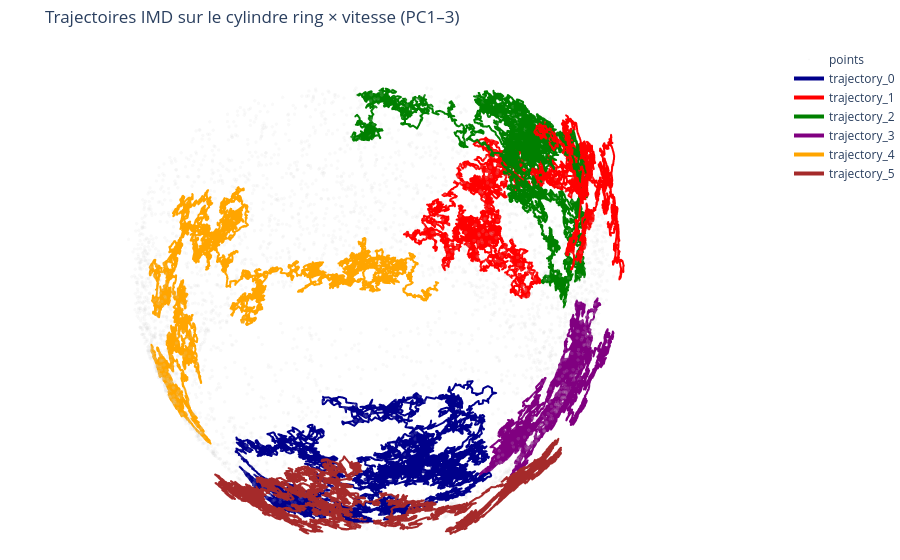

Notebook code for this chart:
### Markdown cell above
## 6. IMD trajectories

Same as the tutorial: interpolation of $b$ and $\Gamma$ from the 20 closest observations, then Euler–Maruyama, without re-projection onto the point cloud. Six starts chosen at random.

IMD time is in arbitrary units (set by distances in PCA space); it is not the time of the task in seconds.

### Code cell
N_PATHS, N_STEPS, DT = 6, 10000, 1e-3
lookup = make_coefficient_lookup(X, b, Gamma, k=20)
starts = X[np.random.default_rng(1).choice(len(X), N_PATHS, replace=False)]
paths = euler_maruyama(starts, lookup, dt=DT, n_steps=N_STEPS, seed=7)

off_cloud = tree.query(paths.reshape(-1, N_PCS))[0]
spacing = np.median(tree.query(X, k=2)[0][:, 1])
print(f"chemins: {paths.shape}; horizon = {N_STEPS * DT:g}")
print(f"distance au nuage : moyenne {off_cloud.mean():.3f}, max {off_cloud.max():.3f} "
      f"(espacement typique entre points : {spacing:.3f})")

fig = plot_diffusion_3D(X, trajectories=list(paths),
                        marker_style=dict(size=2, color="lightgray", opacity=0.25),
                        show_scene=False)
fig.update_layout(title="Trajectoires IMD sur le cylindre ring × vitesse (PC1–3)", margin=dict(t=45))
fig.show()

### Figure 1 — Plotly figure (JSON) as saved in the notebook; plotly's stock layout.template omitted (floating-point values rounded to 4 significant figures; data arrays with more than 128 entries replaced by an {"elided": "..."} marker saying what was removed)
{"data": [{"marker": {"color": "lightgray", "opacity": 0.25, "size": 2}, "mode": "markers", "name": "points", "opacity": 0.6, "type": "scatter3d", "x": {"elided": "4000 float values"}, "y": {"elided": "4000 float values"}, "z": {"elided": "4000 float values"}}, {"line": {"color": "darkblue", "width": 4}, "marker": {"color": "darkblue", "size": 1}, "mode": "lines+markers", "name": "trajectory_0", "type": "scatter3d", "x": {"elided": "10001 float values"}, "y": {"elided": "10001 float values"}, "z": {"elided": "10001 float values"}}, {"line": {"color": "red", "width": 4}, "marker": {"color": "red", "size": 1}, "mode": "lines+markers", "name": "trajectory_1", "type": "scatter3d", "x": {"elided": "10001 float values"}, "y": {"elided": "10001 float values"}, "z": {"elided": "10001 float values"}}, {"line": {"color": "green", "width": 4}, "marker": {"color": "green", "size": 1}, "mode": "lines+markers", "name": "trajectory_2", "type": "scatter3d", "x": {"elided": "10001 float values"}, "y": {"elided": "10001 float values"}, "z": {"elided": "10001 float values"}}, {"line": {"color": "purple", "width": 4}, "marker": {"color": "purple", "size": 1}, "mode": "lines+markers", "name": "trajectory_3", "type": "scatter3d", "x": {"elided": "10001 float values"}, "y": {"elided": "10001 float values"}, "z": {"elided": "10001 float values"}}, {"line": {"color": "orange", "width": 4}, "marker": {"color": "orange", "size": 1}, "mode": "lines+markers", "name": "trajectory_4", "type": "scatter3d", "x": {"elided": "10001 float values"}, "y": {"elided": "10001 float values"}, "z": {"elided": "10001 float values"}}, {"line": {"color": "brown", "width": 4}, "marker": {"color": "brown", "size": 1}, "mode": "lines+markers", "name": "trajectory_5", "type": "scatter3d", "x": {"elided": "10001 float values"}, "y": {"elided": "10001 float values"}, "z": {"elided": "10001 float values"}}], "layout": {"margin": {"b": 0, "l": 0, "r": 0, "t": 45}, "scene": {"aspectmode": "data", "camera": {"eye": {"x": 0.8, "y": 0.8, "z": 0.8}}, "xaxis": {"visible": false}, "yaxis": {"visible": false}, "zaxis": {"visible": false}}, "showlegend": true, "title": {"text": "Trajectoires IMD sur le cylindre ring × vitesse (PC1–3)"}}}
